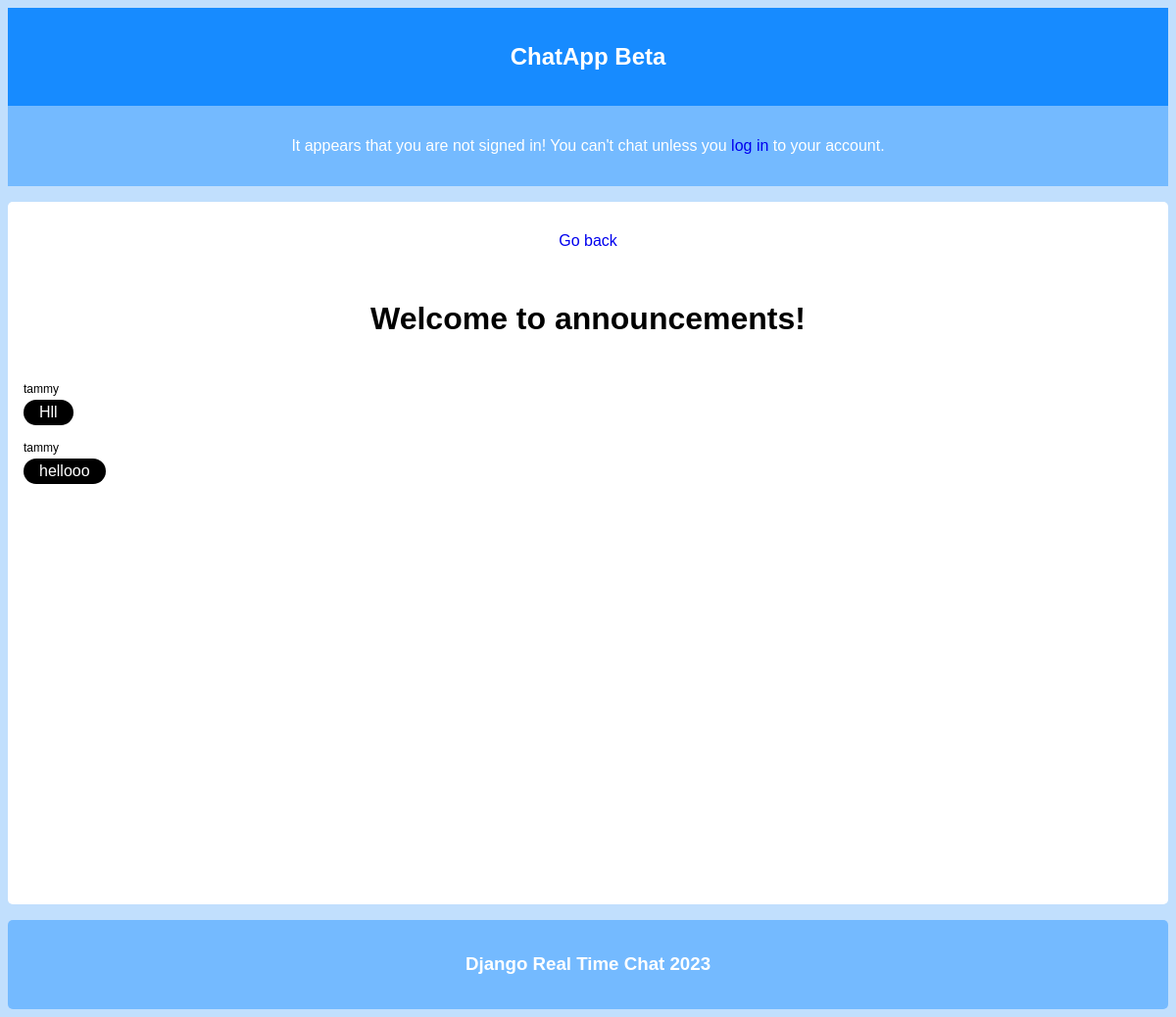
Screenshot of /chat/room/announcements/ with the database file from the repository.
### chat/models.py (models this page shows, shortened)
class Room(models.Model):
    name = models.CharField(max_length=50)
    description = models.CharField(max_length=500, default='My New Room')
    created_by = models.ForeignKey(User, on_delete=models.CASCADE, null=True)
    villa = models.ForeignKey(Villa, on_delete=models.CASCADE, null=True)

class Message(models.Model):
    user = models.ForeignKey(User, on_delete=models.CASCADE)
    room = models.ForeignKey(Room, on_delete=models.CASCADE)
    message = models.TextField(null=False)
    send_time = models.DateTimeField(auto_now_add=True)

### chat/views.py (the view)
# urls.py: path('room/<str:room_name>/', views.room, name='room'),
def room(request, room_name):
    room_id = Room.objects.get(name=room_name).id
    previous_chat = Message.objects.filter(room=room_id).order_by('send_time')
    return render(request, 'chat/room.html', {'room': room_name, 'old_chat': previous_chat})

### chat/templates/chat/room.html (shortened to what this page needs)
{% extends 'base.html' %}
{% load static %}
{% block content %}
<div class="chat-displayer">
    <div class="chat-top">
        <a href="{% url 'chat:home' %}">Go back</a>
        <h1>Welcome to {{room}}!</h1>
    </div>
    <div class="chat_container_wrapper">
        <div class="chat_container_content">
            {% if old_chat %}
                {% for chat in old_chat %}
                    {% include 'chat/message_box.html' %}
                {% endfor %}
            {% endif %}
        </div>
    </div>
</div>
{% endblock %}

### chat/templates/chat/message_box.html
{% if chat.user.username == user.username %}
<div id="previous_messages_sent">
    <div id="message_username">{{ chat.user.username }}</div>
    <div id="message_message" class="sent">{{ chat.message }}</div>
</div>
{% else %}
<div id="previous_messages">
    <div id="message_username">{{ chat.user.username }}</div>
    <div id="message_message" class="recv">{{ chat.message }}</div>
</div>
{% endif %}

### static/styles.css (style rules this page uses)
body { font-family: Arial, Helvetica, sans-serif; background-color: rgb(193, 223, 253); }
#previous_messages { display: grid; justify-content: left; justify-items: left; border-radius: 10px; margin: 0.5rem 0; gap: 0.25rem; }
.recv { background-color: rgb(0, 0, 0); color: white; }
#message_username { display: block; font-size: 0.75rem; }
#message_message { display: block; padding: 0.25rem 1rem; border-radius: 1rem ; }
.chat_container_wrapper { height: 525px; padding: 1rem; display: flex; flex-direction: column; justify-content: stretch; }
.chat_container_content { display: flex; justify-content: flex-end; flex-direction: column; max-height: 500px; overflow-y: scroll; justify-content: stretch; }
.chat-displayer { display: grid; background-color: white; margin: 1rem 0rem; border-radius: 5px; }
.chat-top { display: grid; grid-template-rows: 1fr 1fr; justify-content: center; }
.chat-top > a { margin: auto; }
a { text-decoration: none; }

### rows the page displays
Room: name "announcements"
Message: user.username "tammy", message "Hll"
Message: user.username "tammy", message "hellooo"
